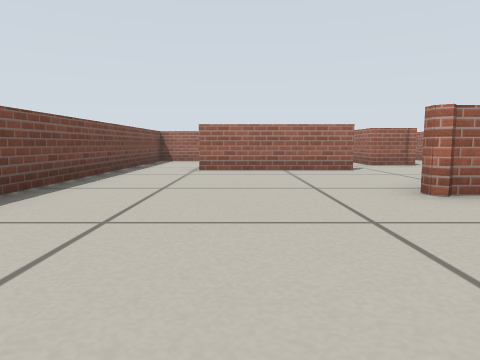
View 1 (above)

16 first-person views from a walk through a robot-simulator world made for Gazebo. The camera is 0.29 m above the floor, tilts 6° down and sees 70° across. The floor is counted in squares, 0.5 m on a side. Each view is taken from the middle of a square. On the plan, view 1 faces up. The plan holds only what a view shows up to about 9 squares ahead; the rest is blank.

View 2
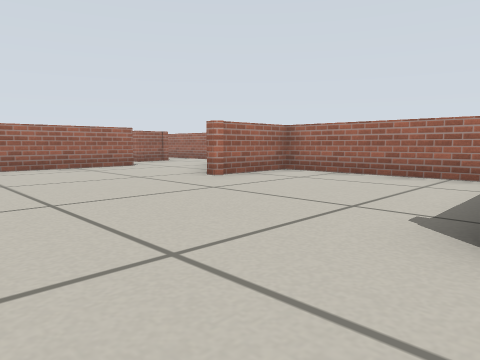

View 3
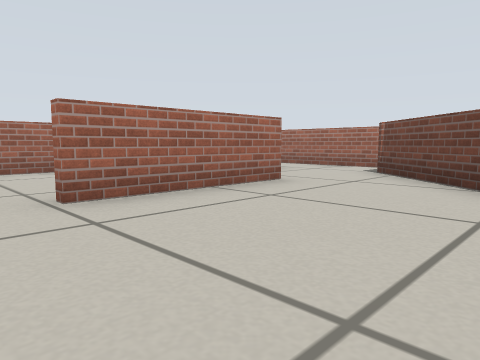

View 4
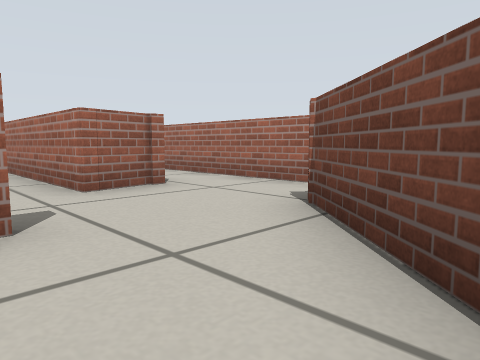

View 5
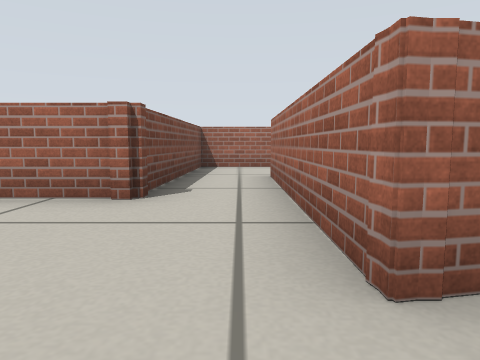

View 6
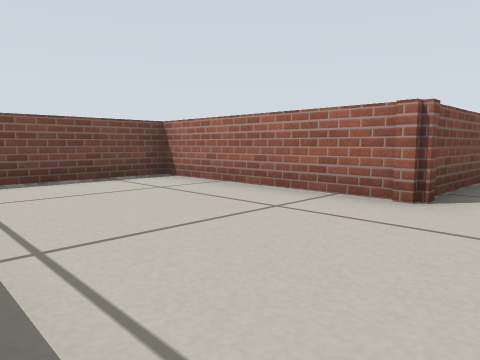

View 7
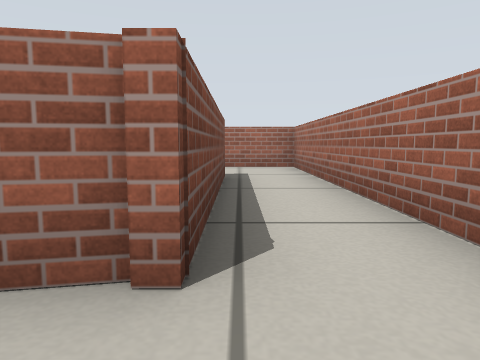

View 8
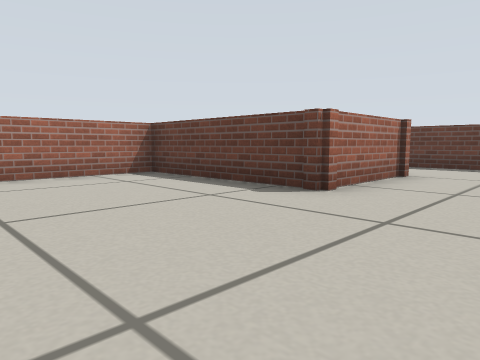

View 9
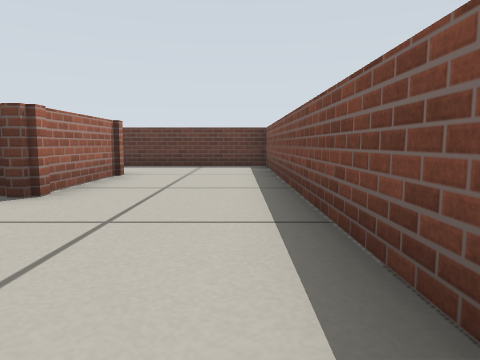

View 10
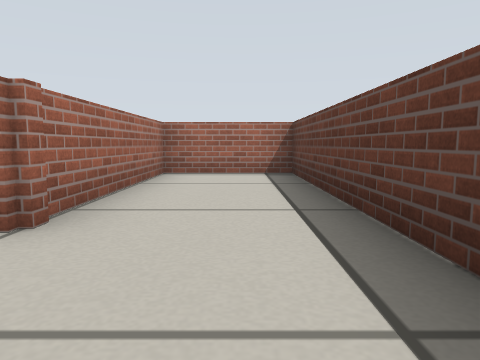

View 11
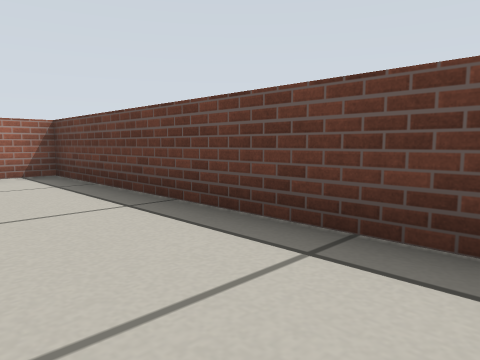

View 12
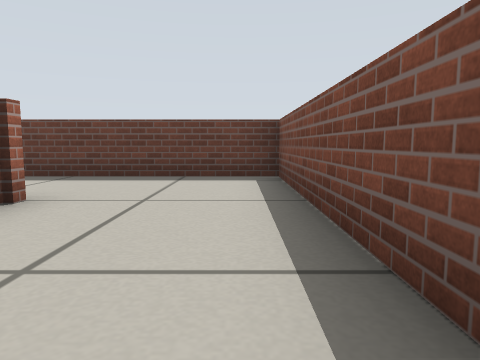

View 13
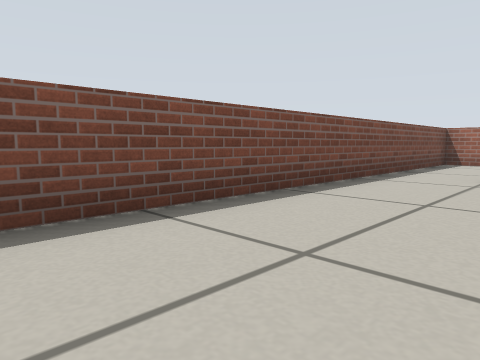

View 14
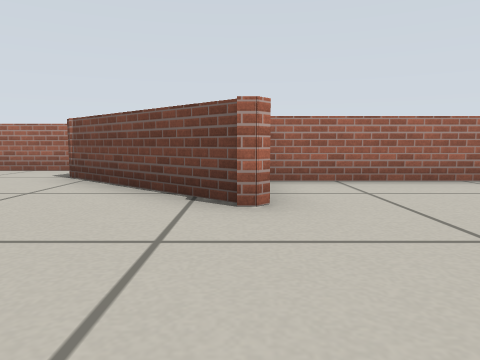

View 15
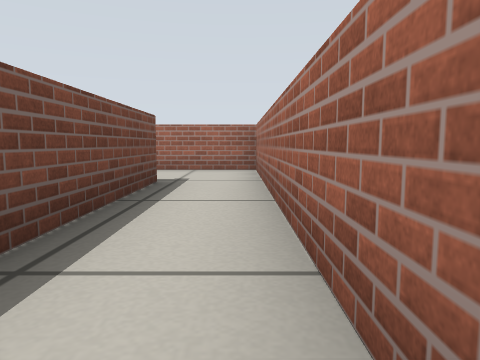

View 16
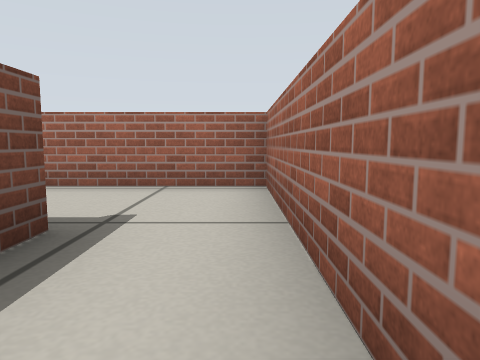

### Floor plan
Points are (right, up) in squares from view 1. A wall is a line through its corners. A room is listed if a view was taken in it or the views show most of it. See-through windows are left out.
Room 1 (views 1, 2, 3, 4, 5, 6, 7, 8, 9, 10, 11, 12, 13, 14, 15)
walls: (2.5, 7.5) (-1, 7.5); (6.4, 7.5) (6.4, 9.5); (4.8, 9.3) (3.6, 9.3) (3.6, 14.1); (4.8, 9.4) (3.6, 9.2); (3.5, 16.6) (2, 16.6) (1.9, 11.6) (-2.7, 11.6) (-2.7, -6) (4.8, -6) (4.8, -3.5) (0.3, -3.5) (0.3, -0.7) (4.3, -0.7) (4.3, 3.8) (2.1, 3.8) (5, 7)
ways out: opening at (4, 15.5) to room 2; opening at (6, 10) to room 2
Room 2 (view 16)
walls: (4.7, 14.4) (4.8, 9.3); (6.4, 9.5) (6.4, 16.6) (3.5, 16.6)
ways out: opening at (4, 15.5) to room 1; opening at (6, 10) to room 1

Where each view was taken, in squares from view 1:
view 1: 0 up, 0 right, facing up
view 2: 1 down, 2 left, facing up-right
view 3: 4 up, 2 left, facing up-right
view 4: 5 up, 2 right, facing up-right
view 5: 8 up, 3 right, facing up
view 6: 8 up, 3 right, facing up-left
view 7: 8 up, 5 right, facing up
view 8: 3 up, 2 left, facing down-right
view 9: 3 up, 2 left, facing down
view 10: 5 down, 2 left, facing right
view 11: 4 down, 2 left, facing down-right
view 12: 0 up, 2 left, facing down
view 13: 1 up, 0 right, facing up-left
view 14: 4 up, 1 left, facing right
view 15: 9 up, 6 right, facing up
view 16: 12 up, 6 right, facing up
